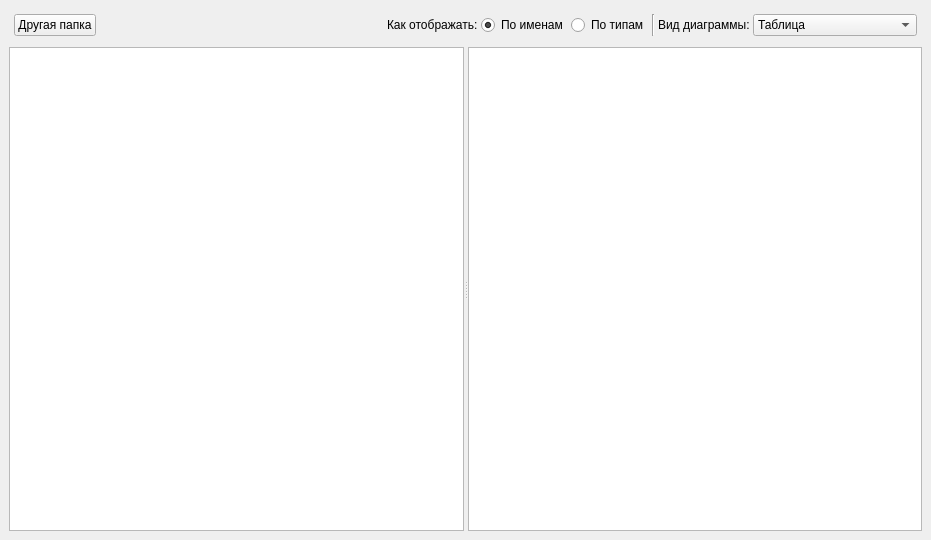
<?xml version="1.0" encoding="UTF-8"?>
<ui version="4.0">
 <class>MainWindow</class>
 <widget class="QMainWindow" name="MainWindow">
  <property name="geometry">
   <rect>
    <x>0</x>
    <y>0</y>
    <width>931</width>
    <height>540</height>
   </rect>
  </property>
  <property name="windowTitle">
   <string>Файловый наблюдатель (задание 3)</string>
  </property>
  <widget class="QWidget" name="centralwidget">
   <layout class="QVBoxLayout" name="verticalLayout">
    <item>
     <widget class="QFrame" name="frame">
      <property name="sizePolicy">
       <sizepolicy hsizetype="Preferred" vsizetype="Fixed">
        <horstretch>0</horstretch>
        <verstretch>0</verstretch>
       </sizepolicy>
      </property>
      <layout class="QHBoxLayout" name="horizontalLayout">
       <property name="spacing">
        <number>3</number>
       </property>
       <property name="leftMargin">
        <number>5</number>
       </property>
       <property name="topMargin">
        <number>5</number>
       </property>
       <property name="rightMargin">
        <number>5</number>
       </property>
       <property name="bottomMargin">
        <number>5</number>
       </property>
       <item>
        <widget class="QPushButton" name="pushButton">
         <property name="text">
          <string>Другая папка</string>
         </property>
        </widget>
       </item>
       <item>
        <spacer name="horizontalSpacer">
         <property name="orientation">
          <enum>Qt::Horizontal</enum>
         </property>
         <property name="sizeHint" stdset="0">
          <size>
           <width>40</width>
           <height>20</height>
          </size>
         </property>
        </spacer>
       </item>
       <item>
        <widget class="QLabel" name="label">
         <property name="text">
          <string>Как отображать:</string>
         </property>
        </widget>
       </item>
       <item>
        <widget class="QRadioButton" name="radioButton">
         <property name="text">
          <string>По именам</string>
         </property>
         <property name="checked">
          <bool>true</bool>
         </property>
        </widget>
       </item>
       <item>
        <widget class="QRadioButton" name="radioButton_2">
         <property name="text">
          <string>По типам</string>
         </property>
        </widget>
       </item>
       <item>
        <widget class="Line" name="line">
         <property name="orientation">
          <enum>Qt::Vertical</enum>
         </property>
        </widget>
       </item>
       <item>
        <widget class="QLabel" name="label_2">
         <property name="text">
          <string>Вид диаграммы:</string>
         </property>
        </widget>
       </item>
       <item>
        <widget class="QComboBox" name="comboBox">
         <item>
          <property name="text">
           <string>Таблица</string>
          </property>
         </item>
         <item>
          <property name="text">
           <string>Круговая диаграмма</string>
          </property>
         </item>
         <item>
          <property name="text">
           <string>Столбчатая диаграмма</string>
          </property>
         </item>
        </widget>
       </item>
      </layout>
     </widget>
    </item>
    <item>
     <widget class="QSplitter" name="splitter">
      <property name="orientation">
       <enum>Qt::Horizontal</enum>
      </property>
      <widget class="QTreeView" name="treeView"/>
      <widget class="QStackedWidget" name="stackedWidget">
       <widget class="QWidget" name="page">
        <layout class="QVBoxLayout" name="verticalLayout_2">
         <property name="spacing">
          <number>0</number>
         </property>
         <property name="leftMargin">
          <number>0</number>
         </property>
         <property name="topMargin">
          <number>0</number>
         </property>
         <property name="rightMargin">
          <number>0</number>
         </property>
         <property name="bottomMargin">
          <number>0</number>
         </property>
         <item>
          <widget class="QTableView" name="tableView">
           <attribute name="verticalHeaderVisible">
            <bool>false</bool>
           </attribute>
          </widget>
         </item>
        </layout>
       </widget>
       <widget class="QWidget" name="page_2"/>
      </widget>
     </widget>
    </item>
   </layout>
  </widget>
 </widget>
 <resources/>
 <connections/>
</ui>
